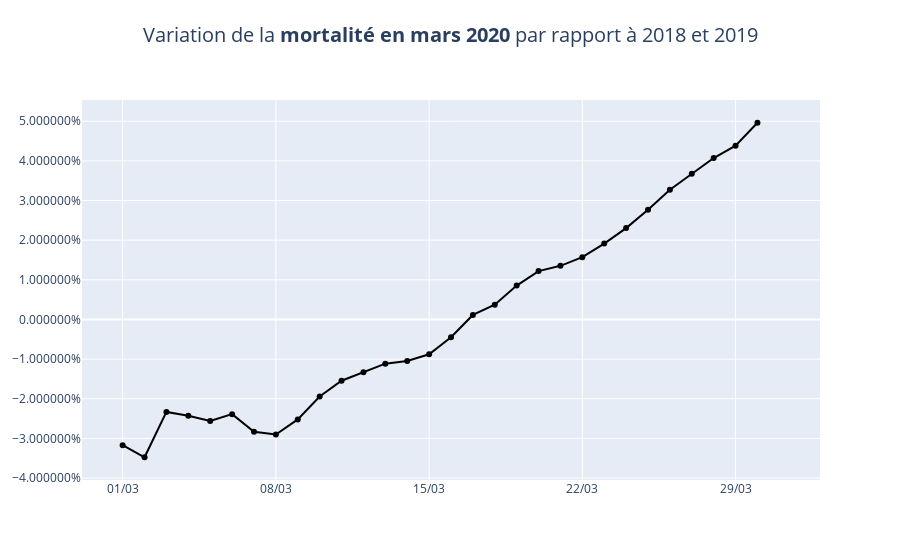

Write notebook code for a chart like this one.
### Code cell
import plotly.graph_objects as go
import plotly
fig = go.Figure()

fig.add_trace(go.Scatter(
    x = df_insee_france["jour"],
    y = df_insee_france["surmortalite20"],
    name = "Bilan autre hosp",
    marker_color='black',
    mode="lines+markers",
    opacity=1
))


# Here we modify the tickangle of the xaxis, resulting in rotated labels.
fig.update_layout(
    legend_orientation="v",
    barmode='relative',
    title={
                'text': "Variation de la <b>mortalité en mars 2020</b> par rapport à 2018 et 2019",
                'y':0.95,
                'x':0.5,
                'xanchor': 'center',
                'yanchor': 'top'},
                titlefont = dict(
                size=20),
    xaxis=dict(
        title='',
        tickformat='%d/%m'),
    yaxis_title="Nb. de personnes",
    
    annotations = [
                dict(
                    x=0,
                    y=1.05,
                    xref='paper',
                    yref='paper',
                    text='Date : {}. Source : INSEE et CSSE. Auteur : @guillaumerozier (Twitter).'.format(datetime.strptime(dates[-1], '%Y-%m-%d').strftime('%d %B %Y')),                    showarrow = False
                )]
                 )

name_fig = "insee_surmortalite"
fig.write_image("images/charts/france/{}.png".format(name_fig), scale=2, width=1200, height=800)

fig.update_layout(
    yaxis = go.layout.YAxis(
        tickformat = '%'
    ),
    annotations = [
                dict(
                    x=0.5,
                    y=1.05,
                    xref='paper',
                    yref='paper',
                    xanchor='center',
                    text='',
                    showarrow = False
                )]
                 )
plotly.offline.plot(fig, filename = 'images/html_exports/france/{}.html'.format(name_fig), auto_open=False)
print("> " + name_fig)

fig.show()

### Figure 1 — Plotly figure (JSON) as saved in the notebook; plotly's stock layout.template omitted (floating-point values rounded to 4 significant figures)
{"data": [{"marker": {"color": "black"}, "mode": "lines+markers", "name": "Bilan autre hosp", "opacity": 1, "type": "scatter", "x": ["2020-03-01", "2020-03-02", "2020-03-03", "2020-03-04", "2020-03-05", "2020-03-06", "2020-03-07", "2020-03-08", "2020-03-09", "2020-03-10", "2020-03-11", "2020-03-12", "2020-03-13", "2020-03-14", "2020-03-15", "2020-03-16", "2020-03-17", "2020-03-18", "2020-03-19", "2020-03-20", "2020-03-21", "2020-03-22", "2020-03-23", "2020-03-24", "2020-03-25", "2020-03-26", "2020-03-27", "2020-03-28", "2020-03-29", "2020-03-30", "2020-03-31"], "y": [-0.03169, -0.03475, -0.02332, -0.02426, -0.02559, -0.02388, -0.0283, -0.02901, -0.0252, -0.01941, -0.01545, -0.01332, -0.01114, -0.01046, -0.008784, -0.004479, 0.00114, 0.003738, 0.008554, 0.0122, 0.01353, 0.01571, 0.01914, 0.02304, 0.02767, 0.03271, 0.03677, 0.04071, 0.04384, 0.04961, null]}], "layout": {"annotations": [{"showarrow": false, "text": "", "x": 0.5, "xanchor": "center", "xref": "paper", "y": 1.05, "yref": "paper"}], "barmode": "relative", "legend": {"orientation": "v"}, "title": {"font": {"size": 20}, "text": "Variation de la <b>mortalité en mars 2020</b> par rapport à 2018 et 2019", "x": 0.5, "xanchor": "center", "y": 0.95, "yanchor": "top"}, "xaxis": {"tickformat": "%d/%m", "title": {"text": ""}}, "yaxis": {"tickformat": "%"}}}
